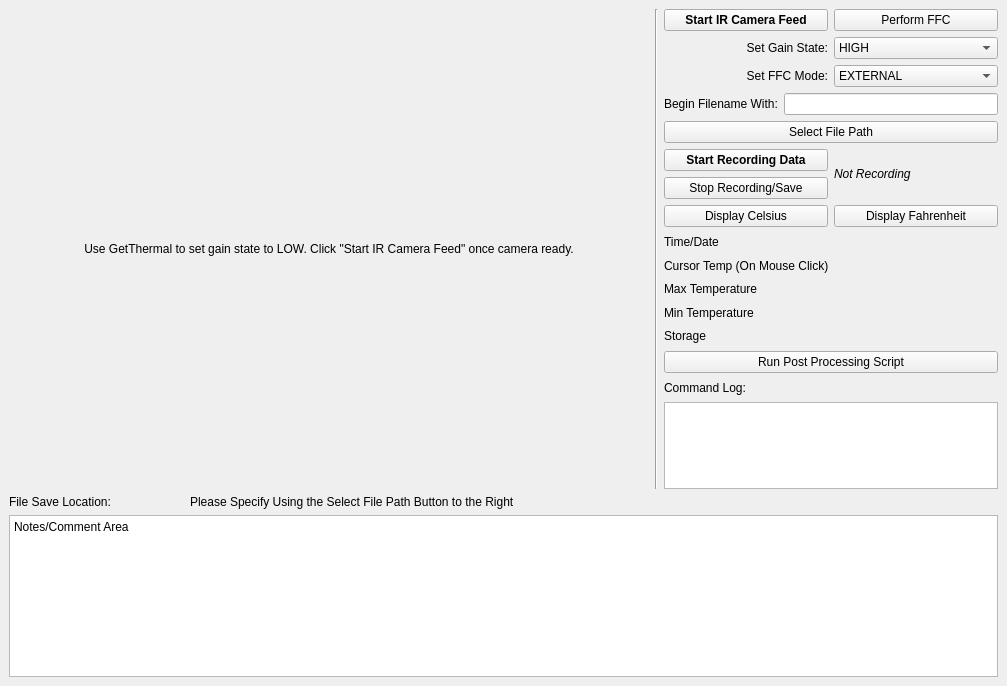
<?xml version="1.0" encoding="UTF-8"?>
<ui version="4.0">
 <class>MainWindow</class>
 <widget class="QMainWindow" name="MainWindow">
  <property name="geometry">
   <rect>
    <x>0</x>
    <y>0</y>
    <width>1007</width>
    <height>686</height>
   </rect>
  </property>
  <property name="windowTitle">
   <string>Record IR</string>
  </property>
  <widget class="QWidget" name="centralwidget">
   <layout class="QGridLayout" name="gridLayout">
    <item row="0" column="0" rowspan="2">
     <widget class="QLabel" name="displayFrame">
      <property name="sizePolicy">
       <sizepolicy hsizetype="Fixed" vsizetype="Fixed">
        <horstretch>0</horstretch>
        <verstretch>0</verstretch>
       </sizepolicy>
      </property>
      <property name="minimumSize">
       <size>
        <width>640</width>
        <height>480</height>
       </size>
      </property>
      <property name="text">
       <string>Use GetThermal to set gain state to LOW. Click &quot;Start IR Camera Feed&quot; once camera ready.</string>
      </property>
      <property name="alignment">
       <set>Qt::AlignCenter</set>
      </property>
     </widget>
    </item>
    <item row="0" column="1" rowspan="2">
     <widget class="Line" name="line">
      <property name="orientation">
       <enum>Qt::Vertical</enum>
      </property>
     </widget>
    </item>
    <item row="0" column="2">
     <layout class="QVBoxLayout" name="verticalLayout">
      <item>
       <layout class="QHBoxLayout" name="horizontalLayout_5">
        <item>
         <widget class="QPushButton" name="startStreamBut">
          <property name="font">
           <font>
            <weight>75</weight>
            <bold>true</bold>
           </font>
          </property>
          <property name="text">
           <string>Start IR Camera Feed</string>
          </property>
         </widget>
        </item>
        <item>
         <widget class="QPushButton" name="ffcBut">
          <property name="enabled">
           <bool>true</bool>
          </property>
          <property name="text">
           <string>Perform FFC</string>
          </property>
         </widget>
        </item>
       </layout>
      </item>
      <item>
       <layout class="QHBoxLayout" name="horizontalLayout_3">
        <item>
         <widget class="QLabel" name="label_2">
          <property name="text">
           <string>Set Gain State:</string>
          </property>
          <property name="alignment">
           <set>Qt::AlignRight|Qt::AlignTrailing|Qt::AlignVCenter</set>
          </property>
         </widget>
        </item>
        <item>
         <widget class="QComboBox" name="comboGain">
          <property name="enabled">
           <bool>true</bool>
          </property>
          <item>
           <property name="text">
            <string>HIGH</string>
           </property>
          </item>
          <item>
           <property name="text">
            <string>LOW</string>
           </property>
          </item>
          <item>
           <property name="text">
            <string>AUTO</string>
           </property>
          </item>
         </widget>
        </item>
       </layout>
      </item>
      <item>
       <layout class="QHBoxLayout" name="horizontalLayout_6">
        <item>
         <widget class="QLabel" name="label_4">
          <property name="text">
           <string>Set FFC Mode:</string>
          </property>
          <property name="alignment">
           <set>Qt::AlignRight|Qt::AlignTrailing|Qt::AlignVCenter</set>
          </property>
         </widget>
        </item>
        <item>
         <widget class="QComboBox" name="comboFFCmode">
          <property name="enabled">
           <bool>true</bool>
          </property>
          <item>
           <property name="text">
            <string>EXTERNAL</string>
           </property>
          </item>
          <item>
           <property name="text">
            <string>MANUAL</string>
           </property>
          </item>
          <item>
           <property name="text">
            <string>AUTO</string>
           </property>
          </item>
         </widget>
        </item>
       </layout>
      </item>
      <item>
       <layout class="QHBoxLayout" name="horizontalLayout_4">
        <item>
         <widget class="QLabel" name="label_3">
          <property name="text">
           <string>Begin Filename With:</string>
          </property>
         </widget>
        </item>
        <item>
         <widget class="QLineEdit" name="lineEdit">
          <property name="font">
           <font>
            <weight>75</weight>
            <bold>true</bold>
           </font>
          </property>
         </widget>
        </item>
       </layout>
      </item>
      <item>
       <widget class="QPushButton" name="filePathBut">
        <property name="text">
         <string>Select File Path</string>
        </property>
       </widget>
      </item>
      <item>
       <layout class="QHBoxLayout" name="horizontalLayout">
        <item>
         <layout class="QVBoxLayout" name="verticalLayout_2">
          <item>
           <widget class="QPushButton" name="startRec">
            <property name="font">
             <font>
              <weight>75</weight>
              <bold>true</bold>
             </font>
            </property>
            <property name="text">
             <string>Start Recording Data</string>
            </property>
           </widget>
          </item>
          <item>
           <widget class="QPushButton" name="stopRec">
            <property name="text">
             <string>Stop Recording/Save</string>
            </property>
           </widget>
          </item>
         </layout>
        </item>
        <item>
         <widget class="QLabel" name="recLabel">
          <property name="font">
           <font>
            <italic>true</italic>
           </font>
          </property>
          <property name="text">
           <string>Not Recording</string>
          </property>
         </widget>
        </item>
       </layout>
      </item>
      <item>
       <layout class="QHBoxLayout" name="horizontalLayout_2">
        <item>
         <widget class="QPushButton" name="displayC">
          <property name="text">
           <string>Display Celsius</string>
          </property>
         </widget>
        </item>
        <item>
         <widget class="QPushButton" name="displayF">
          <property name="text">
           <string>Display Fahrenheit</string>
          </property>
         </widget>
        </item>
       </layout>
      </item>
      <item>
       <widget class="QLabel" name="timeStatus">
        <property name="text">
         <string>Time/Date</string>
        </property>
       </widget>
      </item>
      <item>
       <widget class="QLabel" name="cursorTempLabel">
        <property name="text">
         <string>Cursor Temp (On Mouse Click)</string>
        </property>
       </widget>
      </item>
      <item>
       <widget class="QLabel" name="maxTempLabel">
        <property name="text">
         <string>Max Temperature</string>
        </property>
       </widget>
      </item>
      <item>
       <widget class="QLabel" name="minTempLabel">
        <property name="text">
         <string>Min Temperature</string>
        </property>
       </widget>
      </item>
      <item>
       <widget class="QLabel" name="storageLabel">
        <property name="text">
         <string>Storage</string>
        </property>
       </widget>
      </item>
      <item>
       <widget class="QPushButton" name="runPost">
        <property name="text">
         <string>Run Post Processing Script</string>
        </property>
       </widget>
      </item>
      <item>
       <widget class="QLabel" name="label">
        <property name="text">
         <string>Command Log:</string>
        </property>
       </widget>
      </item>
     </layout>
    </item>
    <item row="1" column="2">
     <widget class="QPlainTextEdit" name="history">
      <property name="sizePolicy">
       <sizepolicy hsizetype="Expanding" vsizetype="Maximum">
        <horstretch>0</horstretch>
        <verstretch>0</verstretch>
       </sizepolicy>
      </property>
      <property name="maximumSize">
       <size>
        <width>16777215</width>
        <height>87</height>
       </size>
      </property>
     </widget>
    </item>
    <item row="2" column="0" colspan="3">
     <layout class="QVBoxLayout" name="verticalLayout_3">
      <item>
       <layout class="QHBoxLayout" name="horizontalLayout_7">
        <item>
         <widget class="QLabel" name="labelForLocation">
          <property name="sizePolicy">
           <sizepolicy hsizetype="Preferred" vsizetype="Preferred">
            <horstretch>0</horstretch>
            <verstretch>0</verstretch>
           </sizepolicy>
          </property>
          <property name="minimumSize">
           <size>
            <width>0</width>
            <height>0</height>
           </size>
          </property>
          <property name="maximumSize">
           <size>
            <width>175</width>
            <height>16777215</height>
           </size>
          </property>
          <property name="text">
           <string>File Save Location:</string>
          </property>
         </widget>
        </item>
        <item>
         <widget class="QLabel" name="filePathDisp">
          <property name="text">
           <string>Please Specify Using the Select File Path Button to the Right</string>
          </property>
         </widget>
        </item>
       </layout>
      </item>
      <item>
       <widget class="QPlainTextEdit" name="plainTextEdit">
        <property name="plainText">
         <string>Notes/Comment Area</string>
        </property>
       </widget>
      </item>
     </layout>
    </item>
   </layout>
  </widget>
 </widget>
 <resources/>
 <connections/>
</ui>
